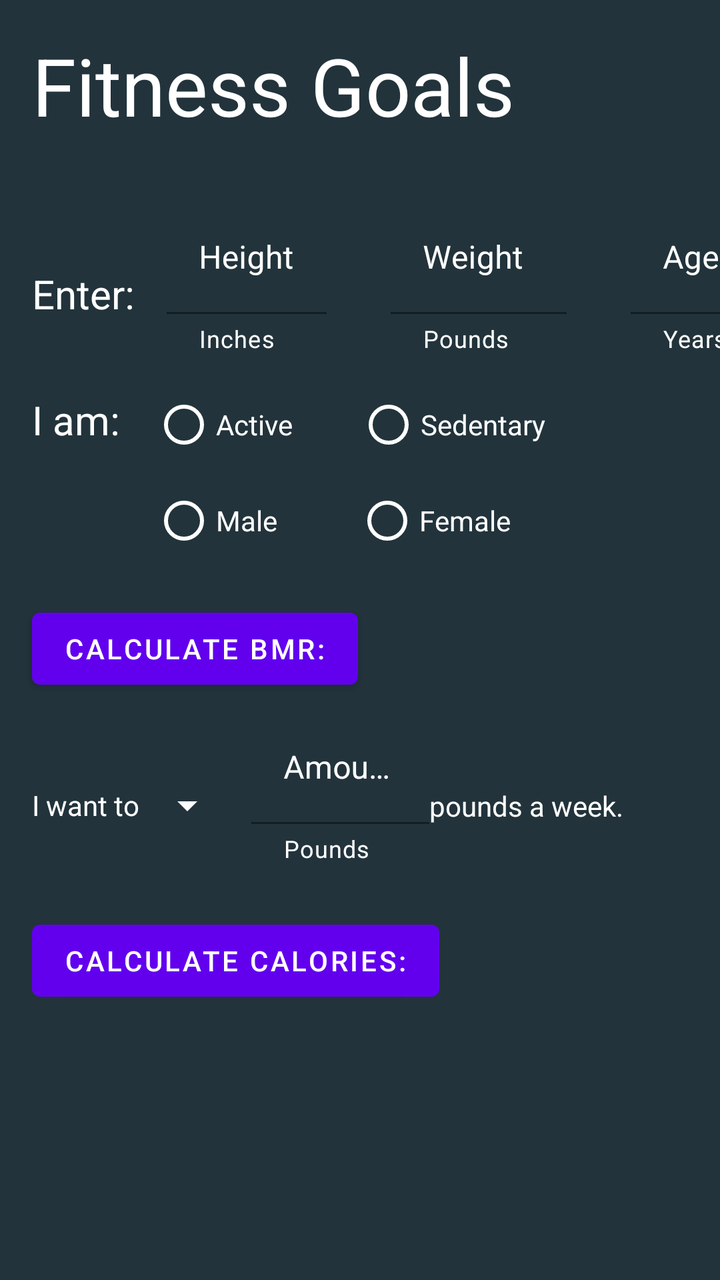
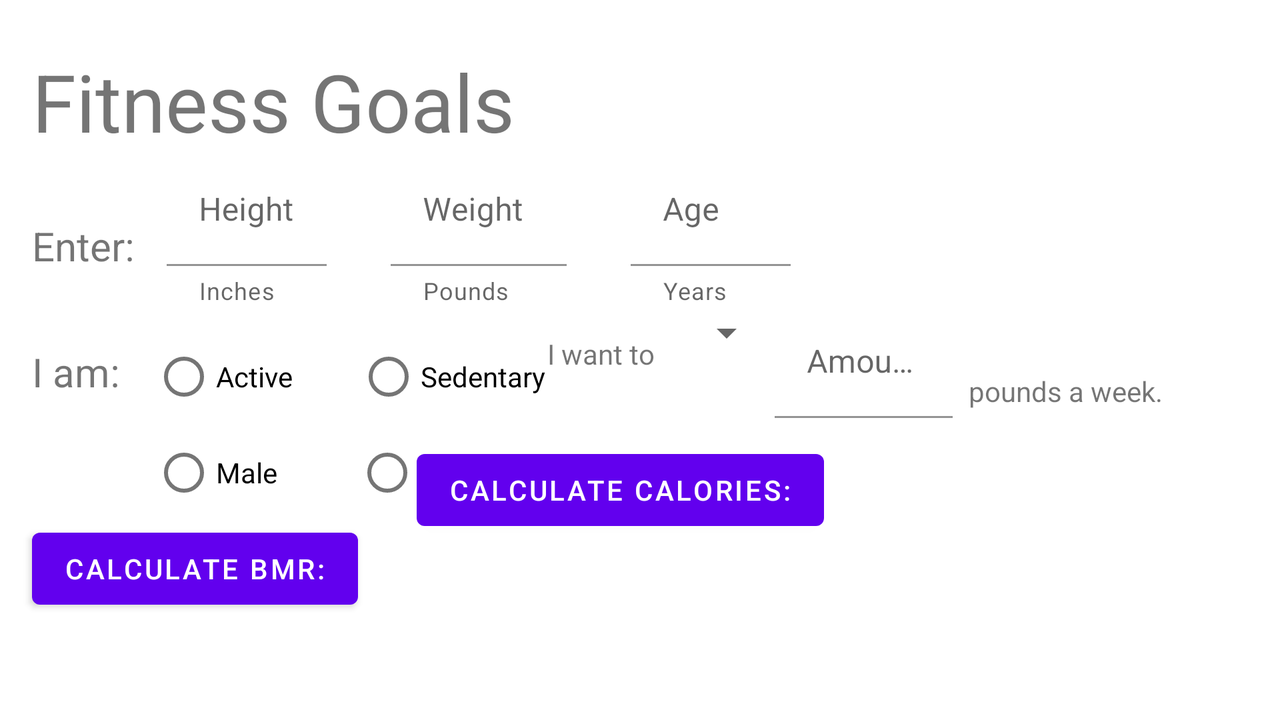

Compare how this app lays out the same screen by default and in its alternative resource folder. The renders come first, then the two layout files and the values they reference.
<!-- AndroidManifest.xml: application theme Theme.LifestyleApp -->
<!-- res/layout/fragment_bmr.xml -->
<?xml version="1.0" encoding="utf-8"?>
<androidx.constraintlayout.widget.ConstraintLayout xmlns:android="http://schemas.android.com/apk/res/android"
    xmlns:app="http://schemas.android.com/apk/res-auto"
    xmlns:tools="http://schemas.android.com/tools"
    android:layout_width="match_parent"
    android:layout_height="match_parent"
    android:background="@color/dark_blue"
    tools:context=".bmrFragment">

    <TextView
        android:id="@+id/fr_goalsHeader"
        android:layout_width="0dp"
        android:layout_height="wrap_content"
        android:layout_marginStart="16dp"
        android:layout_marginTop="16dp"
        android:paddingBottom="32dp"
        android:text="Fitness Goals"
        android:textColor="@color/white"
        android:textSize="40sp"
        app:layout_constraintEnd_toEndOf="parent"
        app:layout_constraintStart_toStartOf="parent"
        app:layout_constraintTop_toTopOf="parent" />

    <TextView
        android:id="@+id/fr_tvEnter_info"
        android:layout_width="wrap_content"
        android:layout_height="wrap_content"
        android:layout_marginStart="16dp"
        android:layout_marginTop="32dp"
        android:text="@string/enter"
        android:textColor="@color/white"
        android:textSize="20sp"
        app:layout_constraintStart_toStartOf="parent"
        app:layout_constraintTop_toBottomOf="@id/fr_goalsHeader" />

    <com.google.android.material.textfield.TextInputLayout
        android:id="@+id/fr_goalsHeightField"
        android:layout_width="80dp"
        android:layout_height="wrap_content"
        android:layout_marginStart="16dp"
        android:backgroundTint="@color/white"
        android:textColorHint="@color/white"
        app:boxBackgroundColor="@color/dark_blue"
        app:helperText="Inches"
        app:helperTextTextColor="@color/white"
        app:hintTextColor="@color/white"
        app:layout_constraintStart_toEndOf="@+id/fr_tvEnter_info"
        app:layout_constraintTop_toBottomOf="@id/fr_goalsHeader">

        <com.google.android.material.textfield.TextInputEditText
            android:id="@+id/fr_goalsEditTextHeight"
            android:layout_width="match_parent"
            android:layout_height="wrap_content"
            android:hint="@string/height"
            android:textColor="@color/white" />
    </com.google.android.material.textfield.TextInputLayout>

    <com.google.android.material.textfield.TextInputLayout
        android:id="@+id/fr_goalsWeightField"
        android:layout_width="88dp"
        android:layout_height="wrap_content"
        android:layout_marginStart="32dp"
        android:textColorHint="@color/white"
        app:boxBackgroundColor="@color/dark_blue"
        app:helperText="Pounds"
        app:helperTextTextColor="@color/white"
        app:hintTextColor="@color/white"
        app:layout_constraintStart_toEndOf="@+id/fr_goalsHeightField"
        app:layout_constraintTop_toBottomOf="@id/fr_goalsHeader">

        <com.google.android.material.textfield.TextInputEditText
            android:id="@+id/fr_goalsEditTextWeight"
            android:layout_width="match_parent"
            android:layout_height="wrap_content"
            android:hint="@string/weight"
            android:textColor="@color/white" />
    </com.google.android.material.textfield.TextInputLayout>

    <com.google.android.material.textfield.TextInputLayout
        android:id="@+id/fr_goalsAgeField"
        android:layout_width="80dp"
        android:layout_height="wrap_content"
        android:layout_marginStart="32dp"
        android:textColorHint="@color/white"
        app:boxBackgroundColor="@color/dark_blue"
        app:helperText="Years"
        app:helperTextTextColor="@color/white"
        app:hintTextColor="@color/white"
        app:layout_constraintStart_toEndOf="@id/fr_goalsWeightField"
        app:layout_constraintTop_toBottomOf="@id/fr_goalsHeader">

        <com.google.android.material.textfield.TextInputEditText
            android:id="@+id/fr_goalsEditTextAge"
            android:layout_width="match_parent"
            android:layout_height="wrap_content"
            android:hint="Age"
            android:textColor="@color/white" />
    </com.google.android.material.textfield.TextInputLayout>

    <TextView
        android:id="@+id/fr_tvActivityLevel"
        android:layout_width="wrap_content"
        android:layout_height="wrap_content"
        android:layout_marginTop="36dp"
        android:text="@string/activity_level"
        android:textColor="@color/white"
        android:textSize="20sp"
        app:layout_constraintStart_toStartOf="@+id/fr_tvEnter_info"
        app:layout_constraintTop_toBottomOf="@id/fr_tvEnter_info" />

    <RadioGroup
        android:id="@+id/fr_activeButtonGroup"
        android:layout_width="0dp"
        android:layout_height="wrap_content"
        android:layout_marginTop="11dp"
        android:orientation="horizontal"
        app:layout_constraintEnd_toEndOf="parent"
        app:layout_constraintStart_toEndOf="@id/fr_tvActivityLevel"
        app:layout_constraintTop_toBottomOf="@+id/fr_goalsWeightField">

        <RadioButton
            android:id="@+id/fr_radioActive"
            android:layout_width="wrap_content"
            android:layout_height="wrap_content"
            android:layout_marginStart="16dp"
            android:buttonTint="@color/white"
            android:text="@string/active"
            android:textColor="@color/white" />

        <RadioButton
            android:id="@+id/fr_radioSedentary"
            android:layout_width="wrap_content"
            android:layout_height="wrap_content"
            android:layout_marginStart="32dp"
            android:buttonTint="@color/white"
            android:text="@string/sedentary"
            android:textColor="@color/white" />

    </RadioGroup>

    <RadioGroup
        android:id="@+id/fr_maleFemaleButtonGroup"
        android:layout_width="0dp"
        android:layout_height="wrap_content"
        android:orientation="horizontal"
        app:layout_constraintStart_toStartOf="@id/fr_activeButtonGroup"
        app:layout_constraintTop_toBottomOf="@id/fr_activeButtonGroup">

        <RadioButton
            android:id="@+id/fr_radioMale"
            android:layout_width="wrap_content"
            android:layout_height="wrap_content"
            android:layout_marginStart="16dp"
            android:buttonTint="@color/white"
            android:text="@string/male"
            android:textColor="@color/white" />

        <RadioButton
            android:id="@+id/fr_radioFemale"
            android:layout_width="wrap_content"
            android:layout_height="wrap_content"
            android:layout_marginStart="39dp"
            android:buttonTint="@color/white"
            android:text="@string/female"
            android:textColor="@color/white" />
    </RadioGroup>

    <Button
        android:id="@+id/fr_buttonBMR"
        android:layout_width="wrap_content"
        android:layout_height="wrap_content"
        android:layout_marginTop="16dp"
        android:text="@string/BMR"
        app:layout_constraintStart_toStartOf="@+id/fr_tvActivityLevel"
        app:layout_constraintTop_toBottomOf="@id/fr_maleFemaleButtonGroup" />

    <TextView
        android:id="@+id/fr_tvBmrCalculation"
        android:layout_width="wrap_content"
        android:layout_height="wrap_content"
        android:layout_marginStart="16dp"
        android:textColor="@color/white"
        android:textSize="20sp"
        app:layout_constraintBottom_toBottomOf="@+id/fr_buttonBMR"
        app:layout_constraintStart_toEndOf="@+id/fr_buttonBMR"
        app:layout_constraintTop_toTopOf="@+id/fr_buttonBMR" />

    <TextView
        android:id="@+id/fr_tvGoal"
        android:layout_width="wrap_content"
        android:layout_height="wrap_content"
        android:text="@string/goal_select"
        android:textColor="@color/white"
        app:layout_constraintBottom_toTopOf="@+id/fr_buttonCalorieEstimate"
        app:layout_constraintStart_toStartOf="@+id/fr_buttonBMR"
        app:layout_constraintTop_toBottomOf="@+id/fr_buttonBMR" />

    <Spinner
        android:id="@+id/fr_goalSpinner"
        android:layout_width="wrap_content"
        android:layout_height="wrap_content"
        android:backgroundTint="@color/white"
        app:layout_constraintBottom_toBottomOf="@+id/fr_tvGoal"
        app:layout_constraintStart_toEndOf="@+id/fr_tvGoal"
        app:layout_constraintTop_toTopOf="@+id/fr_tvGoal" />

    <com.google.android.material.textfield.TextInputLayout
        android:id="@+id/fr_textInputLayout"
        android:layout_width="89dp"
        android:layout_height="wrap_content"
        android:layout_marginTop="8dp"
        android:layout_marginLeft="8dp"
        android:textColorHint="@color/white"
        app:boxBackgroundColor="@color/dark_blue"
        app:helperText="Pounds"
        app:helperTextTextColor="@color/white"
        app:hintTextColor="@color/white"
        app:layout_constraintStart_toEndOf="@+id/fr_goalSpinner"
        app:layout_constraintTop_toBottomOf="@+id/fr_buttonBMR">

        <com.google.android.material.textfield.TextInputEditText
            android:id="@+id/fr_goalsEditTextPounds"
            android:layout_width="match_parent"
            android:layout_height="wrap_content"
            android:hint="@string/goal_amount"
            android:textColor="@color/white" />
    </com.google.android.material.textfield.TextInputLayout>

    <TextView
        android:id="@+id/fr_tvGoalEnd"
        android:layout_width="wrap_content"
        android:layout_height="wrap_content"
        android:text="@string/goal_end"
        android:textColor="@color/white"
        app:layout_constraintBottom_toBottomOf="@+id/fr_goalSpinner"
        app:layout_constraintStart_toEndOf="@+id/fr_textInputLayout"
        app:layout_constraintTop_toTopOf="@+id/fr_goalSpinner" />

    <Button
        android:id="@+id/fr_buttonCalorieEstimate"
        android:layout_width="wrap_content"
        android:layout_height="wrap_content"
        android:layout_marginTop="24dp"
        android:text="@string/calorie_estimate"
        app:layout_constraintStart_toStartOf="@+id/fr_tvGoal"
        app:layout_constraintTop_toBottomOf="@+id/fr_textInputLayout" />

    <TextView
        android:id="@+id/fr_tvCalories"
        android:layout_width="wrap_content"
        android:layout_height="wrap_content"
        android:layout_marginStart="16dp"
        android:textColor="@color/white"
        android:textSize="20sp"
        app:layout_constraintBottom_toBottomOf="@+id/fr_buttonCalorieEstimate"
        app:layout_constraintStart_toEndOf="@+id/fr_buttonCalorieEstimate"
        app:layout_constraintTop_toTopOf="@+id/fr_buttonCalorieEstimate" />
</androidx.constraintlayout.widget.ConstraintLayout>
<!-- resources referenced by this layout -->
<resources>
  <color name="dark_blue">#22333B</color>
  <color name="white">#FFFFFFFF</color>
  <string name="BMR">Calculate BMR:</string>
  <string name="active">Active</string>
  <string name="activity_level">I am:</string>
  <string name="calorie_estimate">Calculate Calories:</string>
  <string name="enter">Enter:</string>
  <string name="female">Female</string>
  <string name="goal_amount">Amount</string>
  <string name="goal_end">pounds a week.</string>
  <string name="goal_select">I want to</string>
  <string name="height">Height</string>
  <string name="male">Male</string>
  <string name="sedentary">Sedentary</string>
  <string name="weight">Weight</string>
  <style name="Theme.LifestyleApp" parent="Theme.MaterialComponents.DayNight.DarkActionBar">
          
          <item name="colorPrimary">@color/purple_500</item>
          <item name="colorPrimaryVariant">@color/purple_700</item>
          <item name="colorOnPrimary">@color/white</item>
          
          <item name="colorSecondary">@color/teal_200</item>
          <item name="colorSecondaryVariant">@color/teal_700</item>
          <item name="colorOnSecondary">@color/black</item>
          
          <item name="android:statusBarColor" tools:targetApi="l">?attr/colorPrimaryVariant</item>
          
      </style>
  <color name="purple_500">#FF6200EE</color>
  <color name="purple_700">#FF3700B3</color>
  <color name="teal_200">#FF03DAC5</color>
  <color name="teal_700">#FF018786</color>
  <color name="black">#FF000000</color>
</resources>
<!-- res/layout-land/fragment_bmr.xml (the repository's variant of the layout above) -->
<!-- drawn on the phone turned sideways -->
<?xml version="1.0" encoding="utf-8"?>
<androidx.constraintlayout.widget.ConstraintLayout xmlns:android="http://schemas.android.com/apk/res/android"
    xmlns:app="http://schemas.android.com/apk/res-auto"
    xmlns:tools="http://schemas.android.com/tools"
    android:layout_width="match_parent"
    android:layout_height="match_parent"
    tools:context=".bmrFragment">


    <TextView
        android:id="@+id/fr_goalsHeader"
        android:layout_width="0dp"
        android:layout_height="wrap_content"
        android:layout_marginStart="16dp"
        android:layout_marginTop="24dp"
        android:text="Fitness Goals"
        android:textSize="40sp"
        app:layout_constraintEnd_toEndOf="parent"
        app:layout_constraintHorizontal_bias="0.0"
        app:layout_constraintStart_toStartOf="parent"
        app:layout_constraintTop_toTopOf="parent" />

    <TextView
        android:id="@+id/fr_tvEnter_info"
        android:layout_width="wrap_content"
        android:layout_height="wrap_content"
        android:layout_marginStart="16dp"
        android:layout_marginTop="32dp"
        android:text="@string/enter"
        android:textSize="20sp"
        app:layout_constraintStart_toStartOf="parent"
        app:layout_constraintTop_toBottomOf="@id/fr_goalsHeader" />

    <com.google.android.material.textfield.TextInputLayout
        android:id="@+id/fr_goalsHeightField"
        android:layout_width="80dp"
        android:layout_height="wrap_content"
        android:layout_marginStart="16dp"
        app:boxBackgroundColor="@android:color/transparent"
        app:helperText="Inches"
        app:layout_constraintStart_toEndOf="@+id/fr_tvEnter_info"
        app:layout_constraintTop_toBottomOf="@id/fr_goalsHeader">

        <com.google.android.material.textfield.TextInputEditText
            android:id="@+id/fr_goalsEditTextHeight"
            android:layout_width="match_parent"
            android:layout_height="wrap_content"
            android:hint="@string/height" />
    </com.google.android.material.textfield.TextInputLayout>

    <com.google.android.material.textfield.TextInputLayout
        android:id="@+id/fr_goalsWeightField"
        android:layout_width="88dp"
        android:layout_height="wrap_content"
        android:layout_marginStart="32dp"
        app:boxBackgroundColor="@android:color/transparent"
        app:helperText="Pounds"
        app:layout_constraintStart_toEndOf="@+id/fr_goalsHeightField"
        app:layout_constraintTop_toBottomOf="@id/fr_goalsHeader">

        <com.google.android.material.textfield.TextInputEditText
            android:id="@+id/fr_goalsEditTextWeight"
            android:layout_width="match_parent"
            android:layout_height="wrap_content"
            android:hint="@string/weight" />
    </com.google.android.material.textfield.TextInputLayout>

    <com.google.android.material.textfield.TextInputLayout
        android:id="@+id/fr_goalsAgeField"
        android:layout_width="80dp"
        android:layout_height="wrap_content"
        android:layout_marginStart="32dp"
        app:boxBackgroundColor="@android:color/transparent"
        app:helperText="Years"
        app:layout_constraintStart_toEndOf="@id/fr_goalsWeightField"
        app:layout_constraintTop_toBottomOf="@id/fr_goalsHeader">
        <com.google.android.material.textfield.TextInputEditText
            android:id="@+id/fr_goalsEditTextAge"
            android:layout_width="match_parent"
            android:layout_height="wrap_content"
            android:hint="@string/age" />
    </com.google.android.material.textfield.TextInputLayout>

    <TextView
        android:id="@+id/fr_tvActivityLevel"
        android:layout_width="wrap_content"
        android:layout_height="wrap_content"
        android:layout_marginTop="36dp"
        android:text="@string/activity_level"
        android:textSize="20sp"
        app:layout_constraintStart_toStartOf="@+id/fr_tvEnter_info"
        app:layout_constraintTop_toBottomOf="@id/fr_tvEnter_info" />

    <RadioGroup
        android:id="@+id/fr_activeButtonGroup"
        android:layout_width="0dp"
        android:layout_height="wrap_content"
        android:layout_marginTop="11dp"
        android:orientation="horizontal"
        app:layout_constraintStart_toEndOf="@id/fr_tvActivityLevel"
        app:layout_constraintTop_toBottomOf="@+id/fr_goalsWeightField">

        <RadioButton
            android:id="@+id/fr_radioActive"
            android:layout_width="wrap_content"
            android:layout_height="wrap_content"
            android:layout_marginStart="16dp"
            android:text="@string/active" />

        <RadioButton
            android:id="@+id/fr_radioSedentary"
            android:layout_width="wrap_content"
            android:layout_height="wrap_content"
            android:layout_marginStart="32dp"
            android:text="@string/sedentary" />

    </RadioGroup>

    <RadioGroup
        android:id="@+id/fr_maleFemaleButtonGroup"
        android:layout_width="0dp"
        android:layout_height="wrap_content"
        android:orientation="horizontal"
        app:layout_constraintStart_toStartOf="@id/fr_activeButtonGroup"
        app:layout_constraintTop_toBottomOf="@id/fr_activeButtonGroup">
        <RadioButton
            android:id="@+id/fr_radioMale"
            android:layout_width="wrap_content"
            android:layout_height="wrap_content"
            android:layout_marginStart="16dp"
            android:text="@string/male" />

        <RadioButton
            android:id="@+id/fr_radioFemale"
            android:layout_width="wrap_content"
            android:layout_height="wrap_content"
            android:layout_marginStart="39dp"
            android:text="@string/female" />
    </RadioGroup>

    <Button
        android:id="@+id/fr_buttonBMR"
        android:layout_width="wrap_content"
        android:layout_height="wrap_content"
        android:text="@string/BMR"
        app:layout_constraintStart_toStartOf="@+id/fr_tvActivityLevel"
        app:layout_constraintTop_toBottomOf="@id/fr_maleFemaleButtonGroup" />
    <TextView
        android:id="@+id/fr_tvBmrCalculation"
        android:layout_width="wrap_content"
        android:layout_height="wrap_content"
        android:layout_marginStart="16dp"
        android:textSize="20sp"
        app:layout_constraintBottom_toBottomOf="@+id/fr_buttonBMR"
        app:layout_constraintStart_toEndOf="@+id/fr_buttonBMR"
        app:layout_constraintTop_toTopOf="@+id/fr_buttonBMR" />

    <TextView
        android:id="@+id/fr_tvGoal"
        android:layout_width="wrap_content"
        android:layout_height="wrap_content"
        android:layout_marginEnd="12dp"
        android:text="@string/goal_select"
        app:layout_constraintBottom_toTopOf="@+id/fr_buttonCalorieEstimate"
        app:layout_constraintEnd_toStartOf="@+id/fr_goalSpinner"
        app:layout_constraintTop_toBottomOf="@+id/fr_goalsAgeField"
        app:layout_constraintVertical_bias="0.285" />

    <Spinner
        android:id="@+id/fr_goalSpinner"
        android:layout_width="wrap_content"
        android:layout_height="wrap_content"
        android:layout_marginStart="84dp"
        android:layout_marginBottom="8dp"
        app:layout_constraintBottom_toTopOf="@+id/fr_buttonCalorieEstimate"
        app:layout_constraintStart_toEndOf="@+id/fr_maleFemaleButtonGroup"
        app:layout_constraintTop_toBottomOf="@+id/fr_goalsAgeField"
        app:layout_constraintVertical_bias="0.027" />

    <com.google.android.material.textfield.TextInputLayout
        android:id="@+id/fr_textInputLayout"
        android:layout_width="89dp"
        android:layout_height="wrap_content"
        app:boxBackgroundColor="@android:color/transparent"
        app:layout_constraintStart_toEndOf="@id/fr_goalSpinner"
        app:layout_constraintTop_toBottomOf="@+id/fr_goalsAgeField">

        <com.google.android.material.textfield.TextInputEditText
            android:id="@+id/fr_goalsEditTextPounds"
            android:layout_width="match_parent"
            android:layout_height="wrap_content"
            android:hint="@string/goal_amount" />
    </com.google.android.material.textfield.TextInputLayout>

    <TextView
        android:id="@+id/fr_tvGoalEnd"
        android:layout_width="wrap_content"
        android:layout_height="wrap_content"
        android:layout_marginStart="8dp"
        android:layout_marginBottom="4dp"
        android:text="@string/goal_end"
        app:layout_constraintBottom_toBottomOf="@+id/fr_textInputLayout"
        app:layout_constraintStart_toEndOf="@+id/fr_textInputLayout" />

    <Button
        android:id="@+id/fr_buttonCalorieEstimate"
        android:layout_width="wrap_content"
        android:layout_height="wrap_content"
        android:layout_marginTop="12dp"
        android:layout_marginEnd="228dp"
        android:text="@string/calorie_estimate"
        app:layout_constraintEnd_toEndOf="parent"
        app:layout_constraintTop_toBottomOf="@+id/fr_textInputLayout" />

    <TextView
        android:id="@+id/fr_tvCalories"
        android:layout_width="wrap_content"
        android:layout_height="wrap_content"
        android:layout_marginStart="16dp"
        android:textSize="20sp"
        app:layout_constraintBottom_toBottomOf="@+id/fr_buttonCalorieEstimate"
        app:layout_constraintStart_toEndOf="@+id/fr_buttonCalorieEstimate"
        app:layout_constraintTop_toTopOf="@+id/fr_buttonCalorieEstimate" />


</androidx.constraintlayout.widget.ConstraintLayout>
<!-- resources referenced by the variant -->
<!-- as the phone turned sideways resolves them -->
<resources>
  <string name="BMR">Calculate BMR:</string>
  <string name="active">Active</string>
  <string name="activity_level">I am:</string>
  <string name="age">Age</string>
  <string name="calorie_estimate">Calculate Calories:</string>
  <string name="enter">Enter:</string>
  <string name="female">Female</string>
  <string name="goal_amount">Amount</string>
  <string name="goal_end">pounds a week.</string>
  <string name="goal_select">I want to</string>
  <string name="height">Height</string>
  <string name="male">Male</string>
  <string name="sedentary">Sedentary</string>
  <string name="weight">Weight</string>
  <style name="Theme.LifestyleApp" parent="Theme.MaterialComponents.DayNight.DarkActionBar">
          
          <item name="colorPrimary">@color/purple_500</item>
          <item name="colorPrimaryVariant">@color/purple_700</item>
          <item name="colorOnPrimary">@color/white</item>
          
          <item name="colorSecondary">@color/teal_200</item>
          <item name="colorSecondaryVariant">@color/teal_700</item>
          <item name="colorOnSecondary">@color/black</item>
          
          <item name="android:statusBarColor" tools:targetApi="l">?attr/colorPrimaryVariant</item>
          
      </style>
  <color name="purple_500">#FF6200EE</color>
  <color name="purple_700">#FF3700B3</color>
  <color name="white">#FFFFFFFF</color>
  <color name="teal_200">#FF03DAC5</color>
  <color name="teal_700">#FF018786</color>
  <color name="black">#FF000000</color>
</resources>
